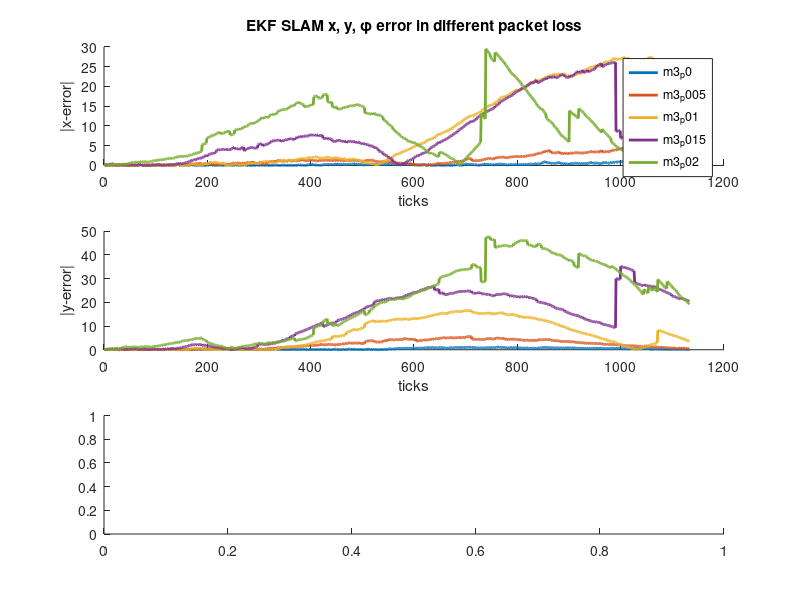

MATLAB code to generate this figure: (Note: this script raises an error after producing the figure.)
% 这个文件用来对比同一个地图的不同丢包概率下 EKF SLAM的误差
clc;
clear;
close all;

loaded_data = load('SLAM_Error_Data.mat');

% 选择一个特定的数据集前缀，例如 'm3'
dataset_prefix = 'm3';

% 获取数据集中所有运行的名字
runs = fieldnames(loaded_data.(dataset_prefix).e_ekf);
num_run = length(runs);

% 获取所有运行的名字并升序排序
[sorted_runs, sortIdx] = sort(runs); % sortIdx是排序后的索引

% 准备绘图
fig1 = figure;
subplot(3, 1, 1);
hold on;

% 遍历每个运行，绘制 x 方向的误差
for i = 1:num_run
    run_name = runs{i};
    e_ekf = loaded_data.(dataset_prefix).e_ekf.(run_name);
    ekf_eN2 = loaded_data.(dataset_prefix).ekf_eN2.(run_name);

    % 假设 ticks 是一个与 e_ekf 中数据量相同长度的向量
    ticks = 1:length(e_ekf(1, :));

    plot(ticks, abs(e_ekf(1, :)), 'linewidth', 2);
end

% 设置图例
title("EKF SLAM x, y, φ error in different packet loss");
xlabel("ticks");
ylabel("|x-error|");
legend(runs, 'Location', 'northeast'); % 显示图例，每个run的名字
hold off; % 结束x方向的误差图的绘制

% 继续绘制y方向和角度的误差对比图，接下来是y方向的误差对比图
subplot(3, 1, 2);
hold on;
for i = 1:num_run
    run_name = runs{i};
    e_ekf = loaded_data.(dataset_prefix).e_ekf.(run_name);
    plot(ticks, abs(e_ekf(2, :)), 'linewidth', 2);
end
xlabel("ticks");
ylabel("|y-error|");
hold off; % 结束y方向的误差图的绘制

% 接下来是角度误差的对比图
subplot(3, 1, 3);
hold on;
for i = 1:num_run
    run_name = runs{i};
    e_ekf = loaded_data.(dataset_prefix).e_ekf.(run_name);
    plot(ticks, wrapToPi(e_ekf(3, :)), 'linewidth', 2);
end
xlabel("ticks");
ylabel("|\phi-error|");
hold off; % 结束角度误差图的绘制

% 如果您还想绘制 ekf_eN2 的误差范数图，您可以创建另一个图形窗口并绘制
fig2 = figure;
hold on;

% 创建一个矩阵来存储所有运行的误差范数
ekf_eN2_matrix = [];

for i = 1:num_run
    run_name = runs{i};
    ekf_eN2 = loaded_data.(dataset_prefix).ekf_eN2.(run_name);
    ekf_eN2_matrix(:, i) = ekf_eN2;  % 假设ekf_eN2是列向量
    plot(ticks, ekf_eN2, 'linewidth', 2);
end
xlabel("ticks");
ylabel("error norm");
title("EKF SLAM Error Norm for different packet loss");
legend(runs); % 显示图例，每个run的名字
hold off; % 结束误差范数图的绘制

%% 创建升序排列的箱型图

% 根据排序索引重新排列误差范数矩阵
sorted_ekf_eN2_matrix = ekf_eN2_matrix(:, sortIdx);
figure;
boxplot(sorted_ekf_eN2_matrix, 'Labels', sorted_runs);
title('EKF SLAM Error Norm box plot for Different Packet Loss Rates (Sorted)');
ylabel('Error Norm');
xlabel('Packet Loss Rate Runs (Sorted)');


